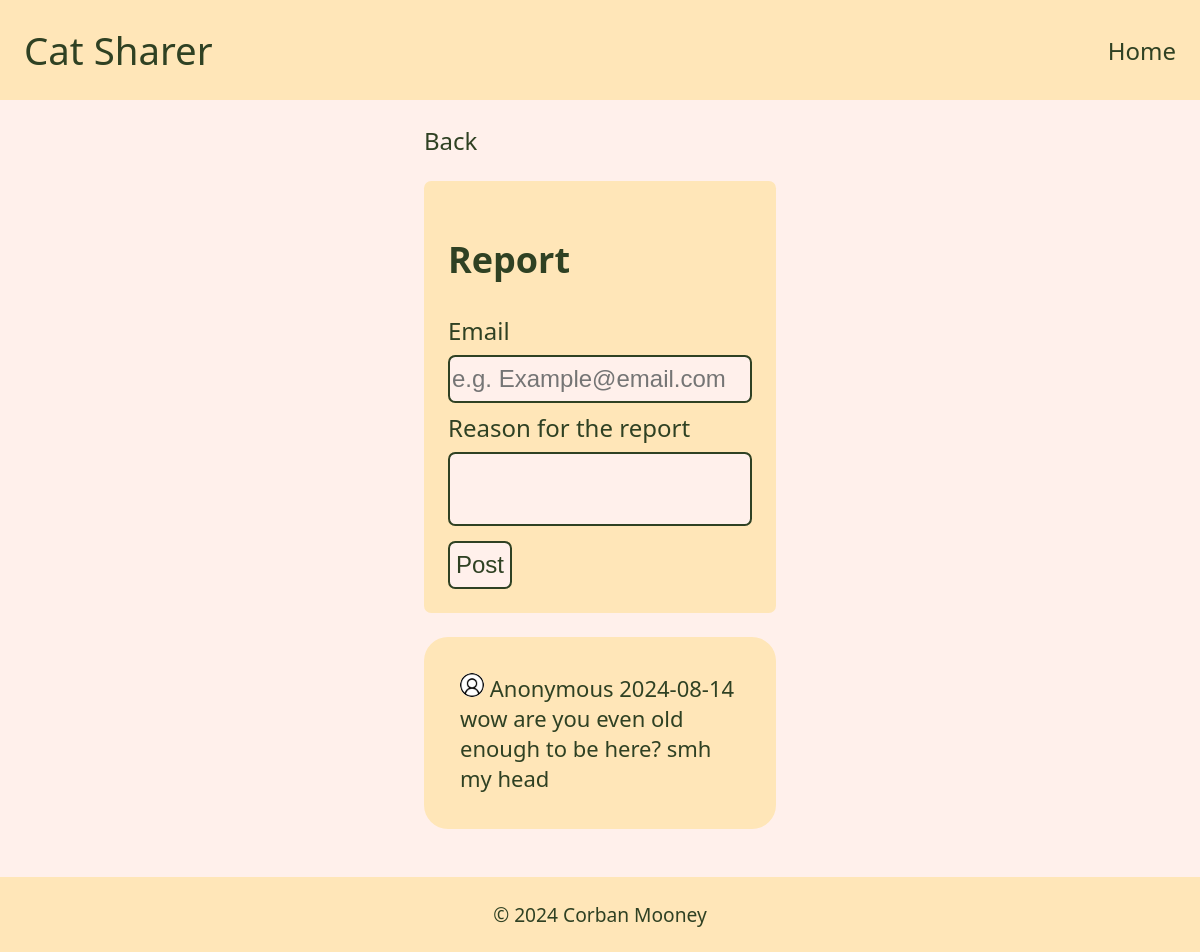
Screenshot of /site/formCommentReport.php?code=36&id=2 with the database file from the repository.
### tables this page shows
CREATE TABLE `Comments` (
  `code` bigint NOT NULL AUTO_INCREMENT,
  `id` bigint NOT NULL,
  `words` varchar(250) NOT NULL,
  `cDate` date NOT NULL,
  `cPass` varchar(25) NOT NULL,
  PRIMARY KEY (`code`),
  KEY `id` (`id`),
  CONSTRAINT `Comments_ibfk_3` FOREIGN KEY (`id`) REFERENCES `Uploads` (`id`) ON DELETE CASCADE ON UPDATE RESTRICT
);

### site/formCommentReport.php (the view, shortened to what this page needs)
<?php
include 'partials/top.php';
$commentCode = $_GET['code'] ?? '';
$db = connectToDB();
$query = 'SELECT code, id, words, cDate FROM Comments WHERE code = ?';
try {
    $stmt = $db->prepare($query);
    $stmt->execute([$commentCode]);
    $comment = $stmt->fetch();
}
catch (PDOException $e) {
    consoleLog($e->getMessage(), 'DB List Fetch', ERROR);
    die('There was an error getting data from the database');
}
echo '<a href="viewPost.php?id=' . $comment['id'] . '">Back</a> <br>';
?>
<form method = "post" action = <?php echo '"reportComment.php?code=' . $commentCode . '&id=' . $comment['id'] . '"' ?> >
       <h2>Report</h2>
       <label>Email</label>
       <input name = 'email'
              type = 'email'
              placeholder = 'e.g. Example@email.com'
              oninvalid="this.setCustomValidity('An email is required')"
              required>
       <label>Reason for the report</label>
       <textarea name = 'reason'
              required></textarea>
       <input type="submit"
              value="Post" onclick="return confirm(`Report post? (This cannot be undone)`);">
</form>
<?php
echo '<ul id="comment">';
echo  '<img src="images/User.png" style="height: 1rem; width: 1rem;">';
echo  ' Anonymous ' . $comment['cDate'];
echo  '<br>';
echo  $comment['words'];
echo  '</ul>';
include 'partials/bottom.php';

### site/css/styles.css (style rules this page uses)
* { box-sizing: border-box; }
html { font-family: system-ui, -apple-system, BlinkMacSystemFont, 'Segoe UI', Roboto, Oxygen, Ubuntu, Cantarell, 'Open Sans', 'Helvetica Neue', sans-serif; font-size: 24px; }
body { display: flex; background-color: #FFF0EB; color: #2F4123; margin: 0; min-height: 100vh; flex-direction: column; align-items: center; }
main a { color: #2F4123; text-decoration: none; }
ul { list-style: none; padding: 3px; width: max-content; margin: 1rem auto; }
#comment { padding: 1.5rem; background-color: #FFE6B8; border-radius: 1rem; width: 370px; max-width: 100%; font-size: 22px; word-wrap: break-word }
#comment img { background-color: white; border-radius: 100%; }
form { width: 100%; max-width: 100%; margin: 1rem auto; padding: 1rem; background-color: #FFE6B8; border-radius: 0.3rem; }
form label { color: #2F4123; }
input[type=text], input[type=email], input[type=password] { width: 100%; height: 2rem; margin: 8px 0; box-sizing: border-box; border-radius: 0.3rem; background-color: #FFF0EB; color: #2F4123; outline: none; border: 2px solid #2F4123; max-width: 100%; }
input[type=submit] { width: auto; height: 2rem; box-sizing: border-box; border-radius: 0.3rem; background-color: #FFF0EB; color: #2F4123; outline: none; border: 2px solid #2F4123; }
textarea { width: 100%; height: auto; margin: 8px 0; box-sizing: border-box; border-radius: 0.3rem; background-color: #FFF0EB; color: #2F4123; outline: none; border: 2px solid #2F4123; font-size: inherit; font-family: inherit; resize: none; }
label { display: block; color: white; }
input, select { display: block; font-size: inherit; }

### rows the page displays
comments: cDate "2024-08-14", words "wow are you even old enough to be here? smh my head"

### other values shown
SITE_NAME "Cat Sharer"
